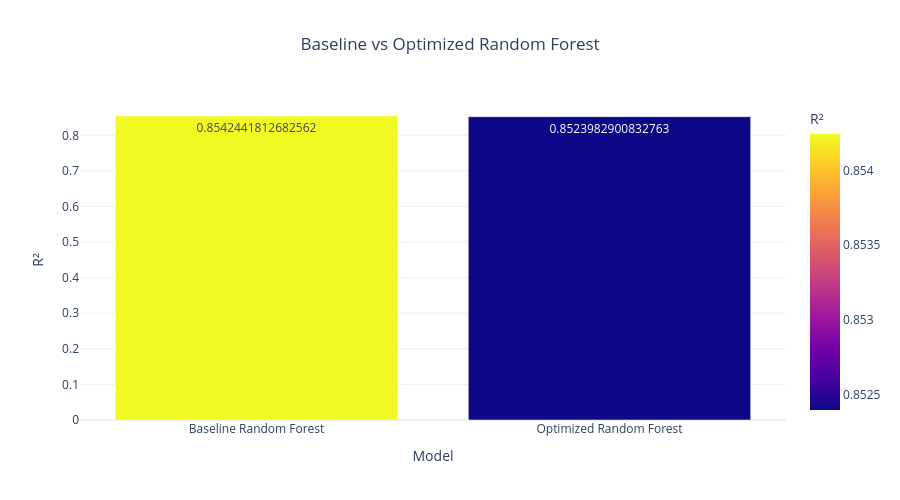

Notebook cell for this chart:
### Code cell
import plotly.express as px

fig = px.bar(
    comparison,
    x="Model",
    y="R²",
    color="R²",
    text="R²",
    title="Baseline vs Optimized Random Forest",
    template="plotly_white"
)

fig.update_layout(
    title_x=0.5,
    height=500
)

fig.show()

### Figure 1 — Plotly figure (JSON) as saved in the notebook; plotly's stock layout.template omitted (floating-point values rounded to 4 significant figures)
{"data": [{"hovertemplate": "Model=%{x}<br>R²=%{marker.color}<extra></extra>", "legendgroup": "", "marker": {"color": [0.8542, 0.8524], "coloraxis": "coloraxis", "pattern": {"shape": ""}}, "name": "", "orientation": "v", "showlegend": false, "text": [0.8542, 0.8524], "textposition": "auto", "type": "bar", "x": ["Baseline Random Forest", "Optimized Random Forest"], "xaxis": "x", "y": [0.8542, 0.8524], "yaxis": "y"}], "layout": {"barmode": "relative", "coloraxis": {"colorbar": {"title": {"text": "R²"}}, "colorscale": [[0, "#0d0887"], [0.1111, "#46039f"], [0.2222, "#7201a8"], [0.3333, "#9c179e"], [0.4444, "#bd3786"], [0.5556, "#d8576b"], [0.6667, "#ed7953"], [0.7778, "#fb9f3a"], [0.8889, "#fdca26"], [1, "#f0f921"]]}, "height": 500, "legend": {"tracegroupgap": 0}, "title": {"text": "Baseline vs Optimized Random Forest", "x": 0.5}, "xaxis": {"anchor": "y", "domain": [0, 1], "title": {"text": "Model"}}, "yaxis": {"anchor": "x", "domain": [0, 1], "title": {"text": "R²"}}}}
